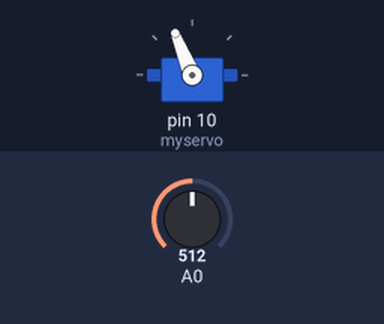
Recording of a sketch running on a simulated Arduino Uno, built with avr-gcc and run on an emulated ATmega328P. Parts: servo. Inputs (shaded band) come from the test bench; at power-on: A0 = 512. What the sketch prints to the serial monitor is not drawn.

Above: at 0.05 s.
Timing chart, 0 to 3.0 s (numbered marks = the images above):
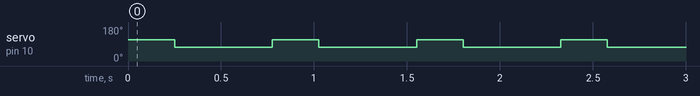

Measured:
- by itself, servo on pin 10 (myservo): alternates 112° for 0.25 s and 73° for 0.53 s

The sketch:

AutoTest.2018Preseason.ino
```cpp
/*
  Reads an analog input on pin 9, prints the result to the Serial Monitor. Meant to run a motor.
  More info on motor(PWM)values at "sensorValue=sensorValue" line.
  Attach the center pin of a potentiometer to pin A0, and the outside pins to +5V and ground.

  http://www.arduino.cc/en/Tutorial/AnalogReadSerial
*/
#include<Servo.h>
Servo myservo;

double sensorValue = 0; //Doubled the sensor value so that you could get a reading on the Serial Monitor
int sensorOut = 0;//This variable reads the value of the potentiometer and will display it on the serial monitor
//const int SwitchOnOff = 4;// This variable tells the switch what to do.
//int SwitchState = 0;// This variable reads the state of the switch, whether it's high or low.

void setup() {
  Serial.begin(9600);  // initialize serial communication at 9600 bits per second
  //Open the Serial Monitor under the Tools bar once the program is running and you can see the values of the potentiometer at various point
  myservo.attach(10); //assigns the servo called myservo to pin 10, which is also a PWM pin. PWM is better described at https://www.arduino.cc/en/Tutorial/PWM.
  myservo.writeMicroseconds(1500);  //This sets servo to mid-point of map range. Described better in void loop.
//pinMode(SwitchOnOff, INPUT_PULLUP); //This declares that the variable SwitchOnOff is an input_pullup.
  //INPUT_PULLUP just inverts the high and low commands, meaning that high = off and low = on, not the other way around.
}


void loop() {
  sensorValue = analogRead(A0); // read the input on analog pin A0. This is your value from 0-1023.
  sensorOut = map(sensorValue, 0, 1023, 700, 2200); //This changes the PWM values from 0-1023 to microsecond values. 700 is fully counter-clockwise and 2200 is fully clockwise.
  /*For more info on microseconds and the map function look here at https://www.arduino.cc/en/Reference/ServoWriteMicroseconds.
  The map function is decribed further here at https://www.arduino.cc/reference/en/language/functions/math/map/.
  */
  //SwitchState = digitalRead(SwitchOnOff); //This line reads the state of the switch, whether it's high or low.
  /*
  if(SwitchState == LOW) {
    myservo.writeMicroseconds(sensorOut); //If the switch state is low(actually high because of the inversion of INPUT_PULLUP), the servo will be set to the value of sensorOut(potentiometer)
  } else {
    myservo.writeMicroseconds(1500);// If the switch state is high(actually low because of the inversion of INPUT_PULLUP), the servo will be set to 1500, because 1500 is the neutral value.
  }
*/

  myservo.writeMicroseconds(1700);
  delay(250);
  myservo.writeMicroseconds(1300);
  delay(500);

  //Serial.println(SwitchState);// remove the two forward slashes in the front if you would like to see the state of ther switch, but comment out the other Serial.println then.
  Serial.println(sensorOut); //Prints out the final value of the potentiometer to the Serial Monitor.
  delay(25);// delay for 25ms in between helps with stability

}
```
